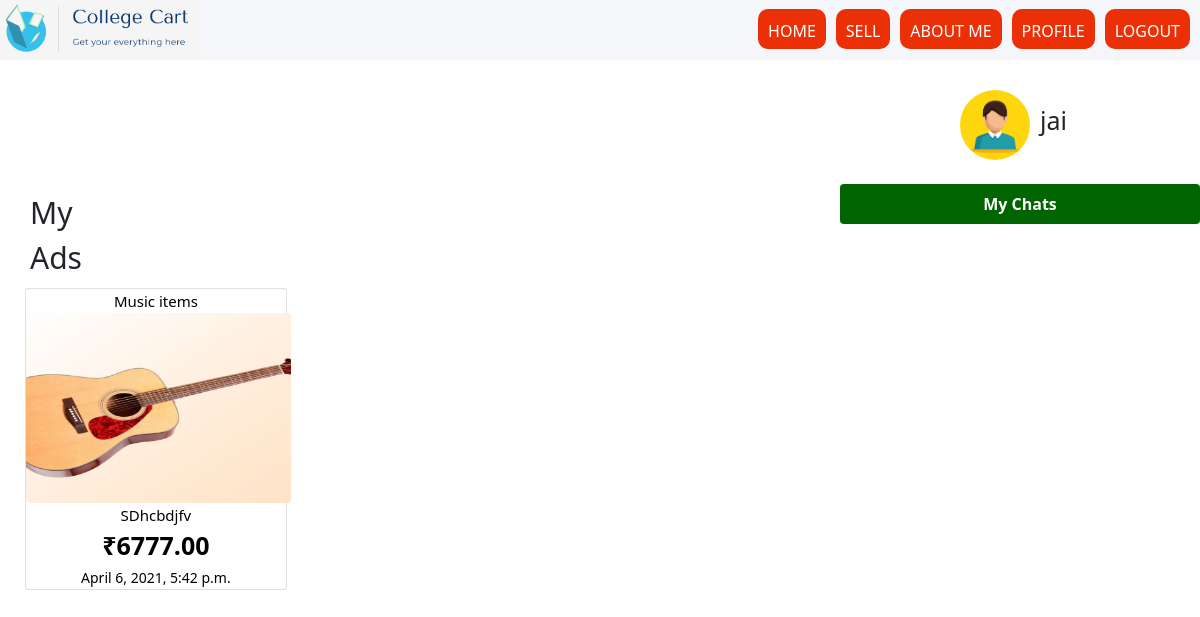
The page /shop/profile/ (signed in) on the database as committed earlier.
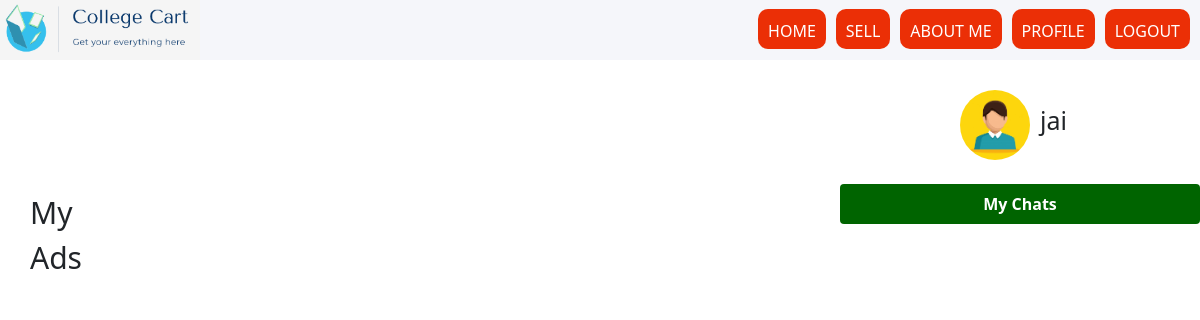
The same page on the database as committed later.
### shop/models.py (models this page shows)
class item(models.Model):
	user=models.ForeignKey(User, on_delete=models.CASCADE)
	category=models.ForeignKey(Category, on_delete=models.CASCADE)
	subcategoryname=models.ForeignKey(subcategory, on_delete=models.CASCADE)
	title=models.CharField(max_length=1000,null=False, blank=False)
	image=models.ImageField(null= False, blank=False, upload_to="itemimage" )
	description=models.CharField(max_length=1000, null=False, blank=False)
	price = models.DecimalField(max_digits=10, decimal_places=2)
	address=models.CharField(max_length=1000,null=False, blank=False)
	available = models.BooleanField(default=True)
	published_on=models.DateTimeField(auto_now=True)

class Category(models.Model):
	name=models.CharField(max_length=100)
	def __str__(self):
		return self.name

### shop/views.py (the view)
# urls.py: path('profile/',views.profileView,name="profile"),
@login_required
def profileView(request):
	logged_in_user = request.user
	logged_in_user_items = item.objects.filter(user=logged_in_user,available=True)
	return render(request, 'profile.html', {'items':logged_in_user_items})

### shop/context_processors.py (called while the page is built)
def menu_categories(request):
    categories = Category.objects.all()
    return {'menu_categories':categories}

### shop/templates/profile.html (shortened to what this page needs)
{% extends 'index.html' %}
{% block content %}
{% load static %}
<div id="container1" style="background-color:#f5f6fa;">
    <div class="headline" style="display: flex; flex-direction: row; justify-content: space-between;">
    <div class="image" style="display: flex;"><img src="{% static './logo1.PNG' %}" style="width: 200px; height: 60px;">
    </div>
    <div class="tags" style="display: flex;">
        <div class="icons" style="display: flex; flex-direction: row; justify-content: space-around;">
            <div class="small1" style="display: flex;"><button class="button" style="border: none; padding: 10px; margin-right: 10px; height: 40px; margin-top: 9px; border-radius: 10px; color: white;"><a href="{% url 'index' %}" style="text-decoration: none; color: white;">HOME</a></button></div>
            <div class="small2" style="display: flex;"><button class="button" style="border: none; padding: 10px; margin-right: 10px; height: 40px; margin-top: 9px; border-radius: 10px; color: white;"><a href="{% url 'ad' %}" style="text-decoration: none; color: white;">SELL</a></button></div>
            <div class="small3" style="display: flex;"><button class="button" style="border: none; padding: 10px; margin-right: 10px; height: 40px; margin-top: 9px; border-radius: 10px; color: white;"><a href="{% url 'about' %}" style="text-decoration: none; color: white;">ABOUT ME</a></button></div>
            <div class="small4" style="display: flex;"><button class="button" style="border: none; padding: 10px; margin-right: 10px; height: 40px; margin-top: 9px; border-radius: 10px; color: white;"><a href="{% url 'profile' %}" style="text-decoration: none; color: white;">PROFILE</a></button></div>
            <div class="small5" style="display: flex;"><button class="button" style="border: none; padding: 10px; margin-right: 10px; height: 40px; margin-top: 9px; border-radius: 10px; color: white;"><a href="{% url 'logout' %}" style="text-decoration: none; color: white;">LOGOUT</a></button></div>
        </div>
    </div>
    </div>
</div>
<div style="margin-left: 30px; font-size: 20px; margin-top: 30px;">
    <img src="{% static './ava.jpg'%}" style="height: 70px; width: 70px; border-radius: 50%; margin-left: 930px;"><span style="font-size: 25px; margin-left: 10px;">{{user.username}}</span><br></div>
<div style="display: flex;">
<div style="margin-left: 30px; font-size: 30px; margin-top: 30px;">My Ads</div>
<div class="chat">
    <br><a href="http://127.0.0.1:8000/chat/chatwith{{user.username}}/?username={{user.username}}"><button id="btn1" type="button" style="margin-left: 750px;"><b>My Chats</b></button></a>
</div>
</div>
<div class="row" style="margin-left: 5px;">
    {% for y in items %}
        <div class="col-sm-3">
            <a href="{% url 'detail' y.id %}" style="text-decoration: none; color: black;">
            <div class="card m-2">
            <center>
            <small class="" style="text-align: center; font-size: 15px;;">{{y.category}}</small><br>
            <img src="{{y.image.url}}" alt="" class="card" height="190px" width="265px" style="border: none;">
            <small style="text-align: center; font-size: 15px;">{{y.title}}</small><br>
            <small class="" style="text-align: center; font-size: 25px;"><b>&#8377;{{y.price}}</b></small><br>
            <small class="" style="text-align: center;">{{y.published_on}}</small><br>
            </center>
            </div>
            </a>
        </div>
    {% endfor %}
</div>
{% endblock %}

Rows that differ between the two databases and show on the page:
removed item: category "Music items", image (picture), title "SDhcbdjfv", price "6777.00", published_on "April 6, 2021, 5:42 p.m."
